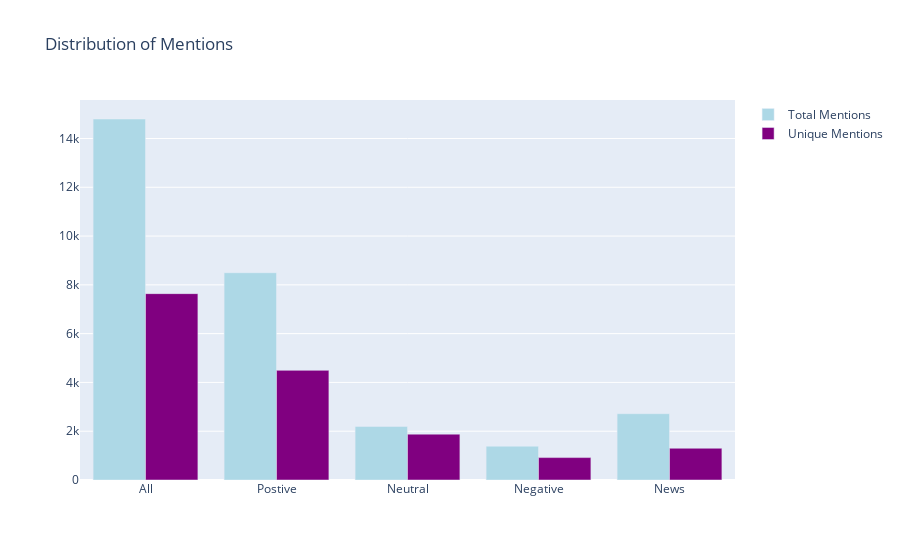

Source (notebook cell):
### Markdown cell above
### Bar graph representation of the mention insights 
The numbers below about the mentions convey the same thing as the cluster bar graph below.

### Code cell
mentions =['All', 'Postive', 'Neutral', 'Negative', 'News']

fig = go.Figure(data=[
    go.Bar(name='Total Mentions', x=mentions, y=[14799, 8497, 2198, 1386, 2718],marker_color='lightblue'),
    go.Bar(name='Unique Mentions', x=mentions, y=[7640, 4495, 1880, 919, 1302], marker_color ='purple')
])
# Change the bar mode
fig.update_layout(barmode='group', title = "Distribution of Mentions")

fig.show()

### Figure 1 — Plotly figure (JSON) as saved in the notebook; plotly's stock layout.template omitted (floating-point values rounded to 4 significant figures)
{"data": [{"marker": {"color": "lightblue"}, "name": "Total Mentions", "type": "bar", "x": ["All", "Postive", "Neutral", "Negative", "News"], "y": [14799, 8497, 2198, 1386, 2718]}, {"marker": {"color": "purple"}, "name": "Unique Mentions", "type": "bar", "x": ["All", "Postive", "Neutral", "Negative", "News"], "y": [7640, 4495, 1880, 919, 1302]}], "layout": {"barmode": "group", "title": {"text": "Distribution of Mentions"}}}
